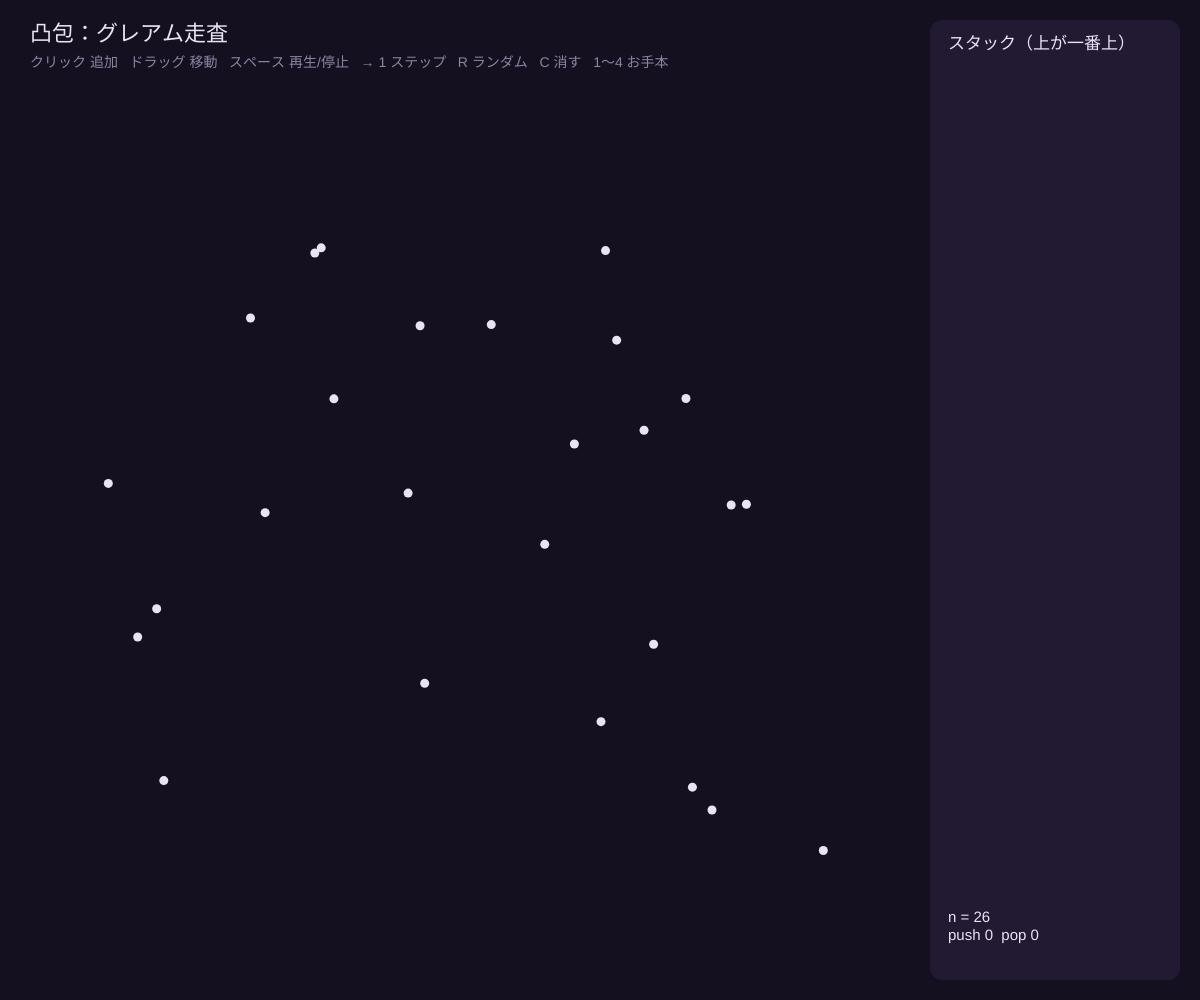
Frame 1 (no input)
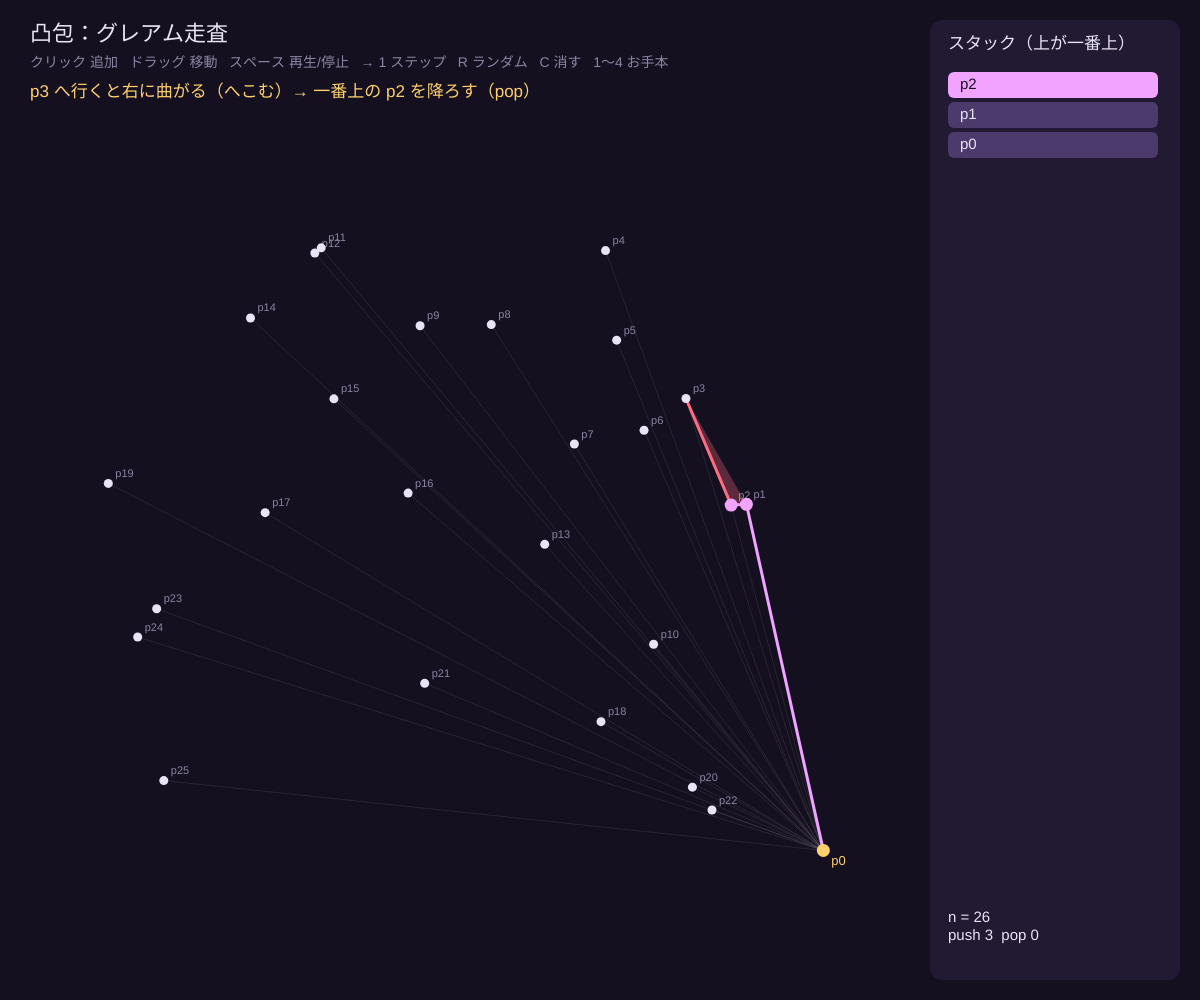
Frame 60 (no input)
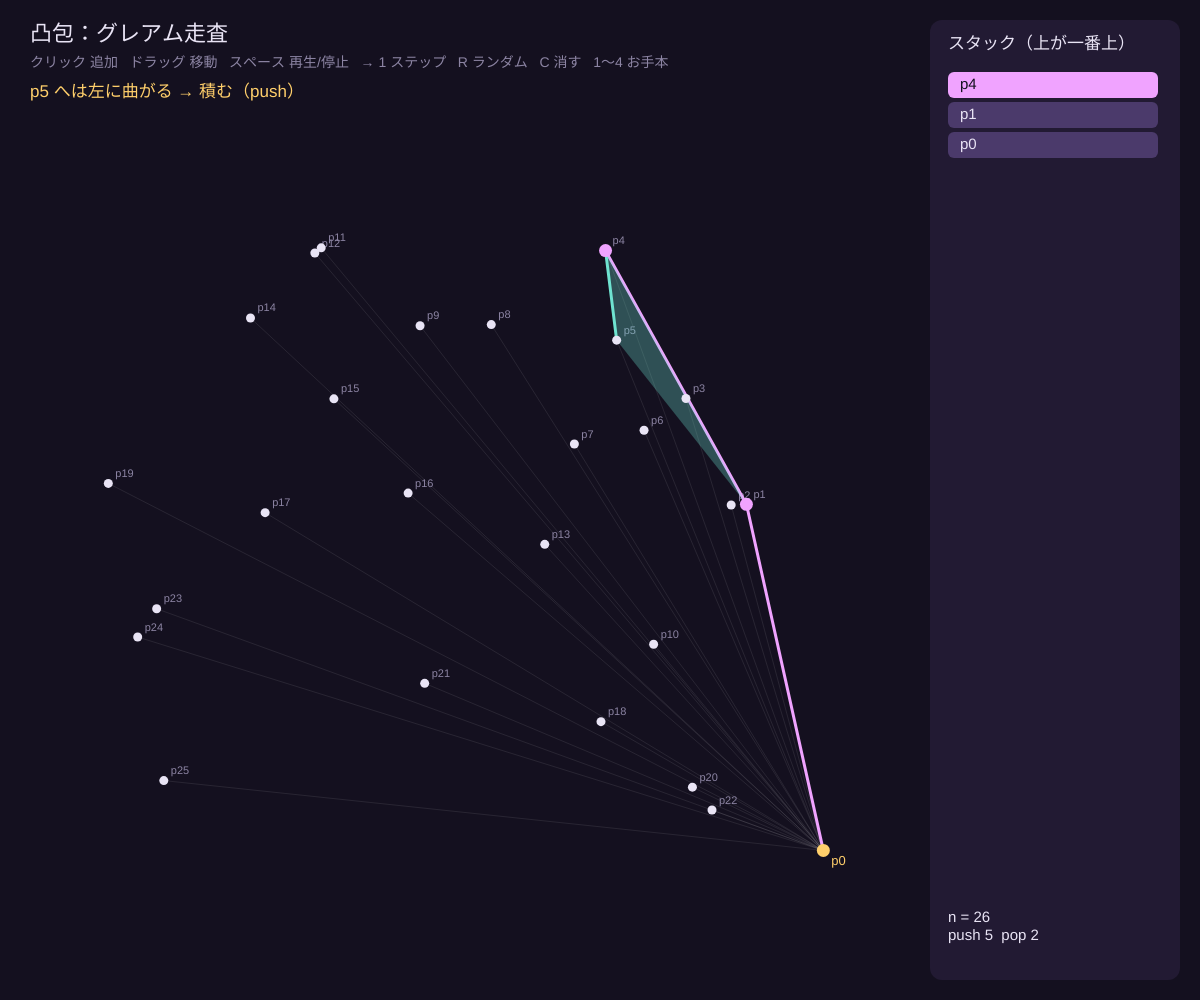
Frame 120 (the mouse pressed at the canvas centre since frame 60)

The p5.js sketch that drew these frames (run headless with seeded random() and noise() and a simulated clock; from frame 60 on, the mouse is pressed at the canvas centre):

// p5.js sketch
// ── sketch.js
// ============================================
// 07 凸包：グレアム走査
// 点の集まりをゴムひもで囲んだ形 = 凸包
// ① いちばん下の点 p0 から見た角度の順に並べる
// ② 順に積み（push）、「右に曲がる」ならスタックから降ろす（pop）
// 各点は 1 回積まれ、高々 1 回降ろされるだけ → 並べ替えの O(n log n) が全体の手間
// 操作：クリック = 点を追加 / ドラッグ = 動かす / スペース = 再生・停止 / → = 1 ステップ
//       R = ランダム / C = 全部消す / 1〜4 = お手本（ランダム・円・格子・かたまり）
// ============================================

let pts = [];
let N = 26;             // ★ ランダムに置く点の数
let speed = 14;         // ★ 何フレームに 1 ステップ
let auto = true;
let gen = null, snap = {}, stack = [], sorted = [], p0 = -1, dropped = [];
let pushes = 0, pops = 0, msg = '';
let drag = -1, moved = false;

const BG = '#14101f', PANEL = '#221a33', FG = '#e9e4f5', DIM = '#8c84a3';
const ORCHID = '#f0a3ff', MINT = '#6fe3d0', GOLD = '#ffcf6b', BAD = '#ff6b81';

function setup() {
  createCanvas(windowWidth, windowHeight);
  preset(1);
}

function preset(k) {
  pts = [];
  let cx = (width - 300) / 2, cy = height / 2 + 30, R = min(width - 300, height) * 0.36;
  for (let i = 0; i < N; i++) {
    if (k === 1) pts.push(createVector(cx + random(-R, R) * 1.2, cy + random(-R, R)));
    if (k === 2) { let a = (TWO_PI * i) / N; pts.push(createVector(cx + cos(a) * R, cy + sin(a) * R)); }   // 全部が凸包に乗る
    if (k === 3) pts.push(createVector(cx + ((i % 6) - 2.5) * R * 0.35, cy + (floor(i / 6) - 2) * R * 0.35));   // 一直線に並ぶ点
    if (k === 4) pts.push(i < N - 5 ? createVector(cx + randomGaussian() * R * 0.25, cy + randomGaussian() * R * 0.25) : createVector(cx + random(-R, R) * 1.3, cy + random(-R, R)));
  }
  restart();
}

// 画面は y が下向きなので、y を反転して「数学の向き」で計算する（+ なら左回り）
function turn(o, a, b) { return (a.x - o.x) * (o.y - b.y) - (o.y - a.y) * (b.x - o.x); }
function angleFrom(o, p) { return atan2(o.y - p.y, p.x - o.x); }
// 表示用の名前：p0 と、角度の順番 p1, p2, …
function lab(i) { return i === p0 ? 'p0' : 'p' + (sorted.indexOf(i) + 1); }

function restart() {
  stack = []; sorted = []; p0 = -1; dropped = []; pushes = 0; pops = 0; snap = {};
  gen = pts.length >= 3 ? graham() : null;
  msg = pts.length >= 3 ? '' : '点を 3 つ以上置いてください（クリック）';
}

// ★ グレアム走査
function* graham() {
  let n = pts.length;
  // ① いちばん下（同じなら左）の点
  p0 = 0;
  for (let i = 1; i < n; i++) if (pts[i].y > pts[p0].y || (pts[i].y === pts[p0].y && pts[i].x < pts[p0].x)) p0 = i;
  msg = '① いちばん下の点 p0 を見つける'; yield;
  // ② 角度の順に並べる（同じ角度なら遠い点だけ残す）
  let rest = [...Array(n).keys()].filter((i) => i !== p0);
  rest.sort((a, b) => angleFrom(pts[p0], pts[a]) - angleFrom(pts[p0], pts[b]) || dist(pts[p0].x, pts[p0].y, pts[a].x, pts[a].y) - dist(pts[p0].x, pts[p0].y, pts[b].x, pts[b].y));
  sorted = [];
  for (let k = 0; k < rest.length; k++) {
    let next = rest[k + 1];
    if (next !== undefined && abs(turn(pts[p0], pts[rest[k]], pts[next])) < 1e-6) dropped.push(rest[k]);
    else sorted.push(rest[k]);
  }
  msg = '② p0 から見た角度の順に並べる（同じ向きなら遠い点だけ残す）'; yield;
  if (sorted.length < 2) { msg = '全部の点が一直線上：凸包は線分'; stack = [p0, ...sorted]; return; }
  // ③ スタックで走査
  stack = [p0, sorted[0], sorted[1]]; pushes = 3;
  msg = '③ p0 と最初の 2 点を積む'; yield;
  for (let k = 2; k < sorted.length; k++) {
    let i = sorted[k];
    while (stack.length >= 2 && turn(pts[stack[stack.length - 2]], pts[stack[stack.length - 1]], pts[i]) <= 0) {
      snap = { cand: i, turn: 'right' };
      msg = `${lab(i)} へ行くと右に曲がる（へこむ）→ 一番上の ${lab(stack[stack.length - 1])} を降ろす（pop）`; yield;
      stack.pop(); pops++;
    }
    snap = { cand: i, turn: 'left' };
    msg = `${lab(i)} へは左に曲がる → 積む（push）`; yield;
    stack.push(i); pushes++;
  }
  snap = {};
  msg = `完成！ 凸包の頂点 ${stack.length} 個   push ${pushes} 回 / pop ${pops} 回（どちらも n 回以下）`;
}

function advance() { if (gen && gen.next().done) gen = null; }

function draw() {
  background(BG);
  if (auto && frameCount % speed === 0) advance();
  // 角度の順を示す放射線
  if (p0 >= 0) {
    sorted.forEach((i, k) => {
      stroke(255, 255, 255, 22); strokeWeight(1); line(pts[p0].x, pts[p0].y, pts[i].x, pts[i].y);
      noStroke(); fill(DIM); textSize(11); textAlign(LEFT, BOTTOM); text('p' + (k + 1), pts[i].x + 7, pts[i].y - 4);
    });
  }
  // スタック上の折れ線
  if (stack.length) {
    noFill(); stroke(ORCHID); strokeWeight(3);
    beginShape(); for (let i of stack) vertex(pts[i].x, pts[i].y);
    if (!gen) endShape(CLOSE); else endShape();
  }
  // 候補点への曲がり方
  if (snap.cand !== undefined && stack.length >= 2) {
    let a = pts[stack[stack.length - 2]], b = pts[stack[stack.length - 1]], c = pts[snap.cand];
    noStroke(); fill(snap.turn === 'right' ? 'rgba(255,107,129,0.3)' : 'rgba(111,227,208,0.3)');
    triangle(a.x, a.y, b.x, b.y, c.x, c.y);
    stroke(snap.turn === 'right' ? BAD : MINT); strokeWeight(3); line(b.x, b.y, c.x, c.y);
  }
  // 点
  if (p0 >= 0) { noStroke(); fill(GOLD); textSize(13); textAlign(LEFT, TOP); text('p0', pts[p0].x + 8, pts[p0].y + 4); }
  pts.forEach((p, i) => {
    noStroke();
    let onHull = stack.includes(i);
    fill(i === p0 ? GOLD : dropped.includes(i) ? '#4a4060' : onHull ? ORCHID : FG);
    circle(p.x, p.y, i === p0 || onHull ? 13 : 9);
  });

  // スタックの表示
  let px = width - 270;
  noStroke(); fill(PANEL); rect(px, 20, 250, height - 40, 12);
  fill(FG); textAlign(LEFT, TOP); textSize(17); text('スタック（上が一番上）', px + 18, 36);
  let sh = min(30, (height - 200) / max(stack.length, 1));
  [...stack].reverse().forEach((i, r) => {
    fill(r === 0 ? ORCHID : '#4b3a6b'); rect(px + 18, 72 + r * sh, 210, sh - 4, 6);
    fill(r === 0 ? BG : FG); textSize(min(15, sh * 0.6)); textAlign(LEFT, CENTER);
    text(lab(i), px + 30, 72 + r * sh + sh / 2 - 2);
  });
  textAlign(LEFT, TOP); fill(FG); textSize(15);
  text(`n = ${pts.length}\npush ${pushes}  pop ${pops}`, px + 18, height - 90);

  fill(FG); textSize(22); text('凸包：グレアム走査', 30, 24);
  fill(DIM); textSize(14); text('クリック 追加   ドラッグ 移動   スペース 再生/停止   → 1 ステップ   R ランダム   C 消す   1〜4 お手本', 30, 56);
  fill(GOLD); textSize(17); text(msg, 30, 84, width - 340);
}

function mousePressed() {
  if (mouseX > width - 270) return;
  drag = -1; moved = false;
  pts.forEach((p, i) => { if (dist(mouseX, mouseY, p.x, p.y) < 12) drag = i; });
}
function mouseDragged() { if (drag >= 0) { pts[drag].x = mouseX; pts[drag].y = mouseY; moved = true; restart(); } }
function mouseReleased() {
  if (mouseX > width - 270) return;
  if (drag < 0 && mouseY > 110) { pts.push(createVector(mouseX, mouseY)); restart(); }
  drag = -1;
}

function keyPressed() {
  if (key === ' ') { auto = !auto; return false; }
  if (key === RIGHT_ARROW) { advance(); return false; }
  if (key === 'r' || key === 'R') preset(1);
  if (key === 'c' || key === 'C') { pts = []; restart(); }
  if ('1234'.includes(key)) preset(Number(key));
}

function windowResized() { resizeCanvas(windowWidth, windowHeight); preset(1); }
